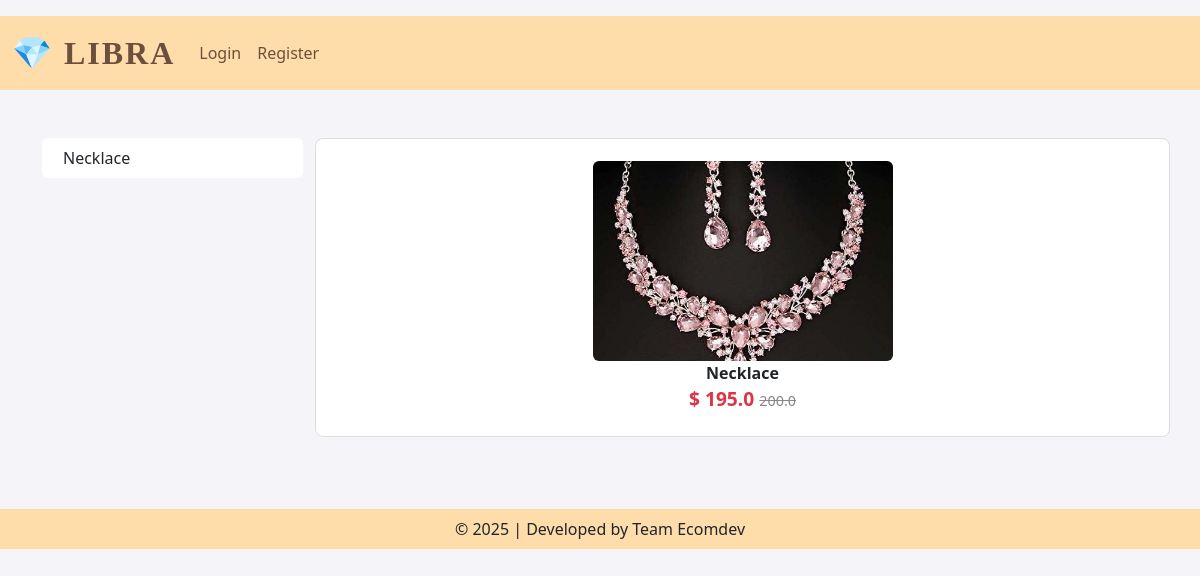
Page /category/NE on the committed database.
### app/models.py (models this page shows, shortened)
class Product(models.Model):
    title = models.CharField(max_length=100)
    selling_price = models.FloatField()
    discounted_price = models.FloatField()
    description = models.TextField()
    composition = models.TextField(default=' ')
    prodapp = models.TextField(default=' ')
    category = models.CharField(choices=CATEGORY_CHOICES, max_length=2)
    product_image = models.ImageField(upload_to='product')  # fixed typo 'produt'

### app/views.py (the view)
# urls.py: path("category/<slug:val>", views.CategoryView.as_view(), name="category"),
class CategoryView(View):
    def get(self,request,val):
        totalitem = 0
        if request.user.is_authenticated:
            totalitem = len(Cart.objects.filter(user=request.user))
        product = Product.objects.filter(category=val)
        title = Product.objects.filter(category=val).values('title').annotate(total=Count('title'))
        return render(request,"app/category.html",locals())

### app/templates/app/category.html (shortened to what this page needs)
{% extends 'app/base.html' %}
{% load static %}
{% block main-content %}
<div class="container my-5">
    <div class="row">
        <div class="col-sm-3">
            <div class="list-group">
                {% for val in title %}
                <a href="{% url 'category-title' val.title %}" class="list-group-item list-group-item-action" aria-current="true">{{ val.title }}</a>
                {% endfor %}
            </div>
        </div>
        <div class="col-sm-9">
            <div class="row">
                {% for prod in product %}
                <div class="col text-center mb-4">
                    <a href="{% url 'product-detail' prod.id %}" class="btn">
                        <div>
                            <img src="{{prod.product_image.url}}" width="300px" height="200px"/>
                            <div class="fw-bold">{{prod.title}}</div>
                            <div class="fw-bold text-danger">
                                $ {{ prod.discounted_price }}
                                <small class="fw-light text-decoration-line-through">{{ prod.selling_price }}</small>
                            </div>
                        </div>
                    </a>
                </div>
                {% endfor %}
            </div>
        </div>
    </div>
</div>
{% endblock main-content %}

### app/templates/app/category.html (style rules this page uses)
body { font-family: 'Segoe UI', Tahoma, Geneva, Verdana, sans-serif; background-color: #f4f4f9; color: #333; }
.list-group-item { background-color: #fff; border: none; border-left: 5px solid transparent; transition: all 0.3s ease-in-out; }
.col.text-center.mb-4 { background-color: #ffffff; border: 1px solid #ddd; padding: 15px; border-radius: 8px; transition: transform 0.3s, box-shadow 0.3s; }
img { border-radius: 6px; object-fit: cover; }
.text-danger { font-size: 1.2rem; }
.fw-light.text-decoration-line-through { font-size: 0.9rem; color: #888; }

### rows in the picture
Product: product_image (picture), title "Necklace", discounted_price "195.0", selling_price "200.0"

### other values in the picture
{{ val.title }} "Necklace"
